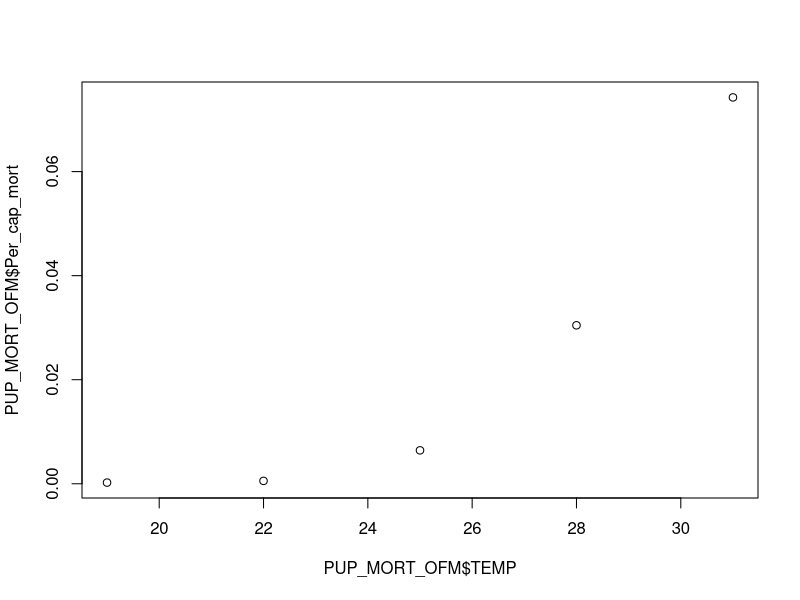

Write the R code that produced this figure. (Note: this script raises an error after producing the figure.)
######################################################
###THIS IS FOR FITTING THE MORTALITY DATA AND ########
###GETTING THE MORTALITY PARAMETERS###################
######################################################

#############################################################################
####This is the code for calculating the mortality rate of the codling moth##
###We use nls to estimate the parameters                                   ## 
#############################################################################
#######################################################################
##Here I use the Wang function for all life stages for mortality rates#
#######################################################################

##############
###PACKAGES###
##############
library(ggplot2)
library(minpack.lm)
###nls is part of the stats package which should already be loaded?
##################
##################

##############################
###This is the data for it####
###############################
MORT_CM_2 <- read.csv("MORT_CM_2.csv")

##############################################
###The temperature range we are interested in#
##############################################
TT = seq(-35,35,length = 1000)

#########################
###EGG MORTALITY RATE####
#########################

###GOOD DATA SO WILL USE THIS TO FIX.

EGG_MORT <- subset(MORT_CM_2, MORT_CM_2$Stage == 'Egg')
#############
###THE NLS###
#############
WANG_EGG <- nls(Per_cap_mort~ 1 -(1/(exp((1+exp(-(TEMP-TEMPO)/B))*
                (1+exp(-(TEMPO-TEMP)/B))*H))),
                start = list( B =4, H = 0.0011,TEMPO= 15),
                 data = EGG_MORT)

#MORT_E_A (B) =2.063e+00, 
#MORT_E_B (H) =1.306e-04 
#T_E_OPT ((TEMPO) =1.357e+01 \


NEWTEMP_EGGMORT<-data.frame(Temperature= seq(-35,35, length=1000),
                    Mort_egg=predict(WANG_EGG, newdata =
                    data.frame(TEMP = seq(-35,35,length=1000))))

###THIS MAKES THE PLOT ABOUT THE MORTALITY RATE
WANG_EGG_GG<-ggplot(NEWTEMP_EGGMORT, aes(x=Temperature,
                                         y= Mort_egg))+
        geom_line(size = 1.1,alpha = 0.5,color='blue')+
        geom_point(data = EGG_MORT, aes( x= TEMP, y= Per_cap_mort),size = 1.5)+
        theme_classic()+
        ggtitle("Egg")
        
#####################################################################################
######################################################################################

########################################
###LARVAL MORTALITY RATE################
########################################

LARV_MORT <-  subset(MORT_CM_2, MORT_CM_2$Stage == 'Larvae')


###I used maximum likelihood to fit the mortality rate of the first two parameters
###B and H while I fix optimum temperature to about 16.24 (This is from a 
###previous fit)

###From the maximum likelihood fit- I got
###

MORT_L_A=  5.0000000000 
MORT_L_B= 0.0004022344
T_L_OPT= 16.24



NEWTEMP_LARVMORT <- data.frame(Temperature=TT,
                               Mort_larv=1 -
                                 (1/(exp((1+exp(-(TT-T_L_OPT)/MORT_L_A))*
                                  (1+exp(-(T_L_OPT-TT)/MORT_L_A))*MORT_L_B))))

WANG_LARV_GG <- ggplot(NEWTEMP_LARVMORT, aes(x = Temperature, y= Mort_larv))+
  geom_line(size = 1.1,alpha = 0.5,color='blue')+
  geom_point(data = LARV_MORT, aes( x= TEMP, y= Per_cap_mort),size = 1.5)+
  theme_classic()+
  ggtitle("Larvae")


#############################
###PUPAL STAGE MORTALITY ####
#############################

PUP_MORT <- subset(MORT_CM_2, MORT_CM_2$Stage == 'Pupae')

################
###VERY MESSY###
################

##########################################################
##########################################################
######ORIENTAL FRUIT MOTH HAD CLEANER DATA AND VERY ######
######CLOSELY RELATED TO THE CODLING MOTH#################
#########################################################
##########################################################

PUP_MORT_OFM <- subset(MORT_CM_2, MORT_CM_2$Stage == 'OFMP')

plot(PUP_MORT_OFM$TEMP, PUP_MORT_OFM$Per_cap_mort)

PUP_MORT = nlsLM(Per_cap_mort~ 1 - (1/(exp((1+exp(-(TEMP-TEMPO)/B))*
                     (1+exp(-(TEMPO- TEMP)/B))*H))),
      start = list(B =2, H =1e-04,TEMPO=17),
      data = PUP_MORT_OFM)

WANG_PUP_NEW<- data.frame(Temperature= TT,
             Mort_pup= predict(PUP_MORT ,list(TEMP= TT)))

WANG_PUP_GG <- ggplot(WANG_PUP_NEW, aes(x = Temperature, y= Mort_pup))+
  geom_line(size = 1.1,alpha = 0.5,color='blue')+
  geom_point(data = PUP_MORT_OFM, aes( x=TEMP, y= Per_cap_mort),size = 1.5)+
  theme_classic()+
  ggtitle("Pupae")


######################################
###DIAPAUSING LARVAE MORTALITY RATE###
######################################

###removing the sixth entry to make my fitting work- nls being picky!
DL_MORT <- subset(MORT_CM_2, 
                   MORT_CM_2$Stage == 'Diapausing_Larv')[-6,]

DIA_MORT <- 
  nls(Per_cap_mort~1 - (1/(exp((1+exp(-(TEMP-TEMPO)/B))*
                       (1+exp(-(TEMPO- TEMP)/B))*H))),
                      start = list(B =5.5, H= 4e-04,TEMPO= 0.36),
                       data = DL_MORT, algorithm = 'port',
                        control= list(maxiter = 1000,warnOnly=TRUE
                      ))

WANG_DIA_NEW<- data.frame(Temperature= TT,
                          Mort_dia= predict(DIA_MORT ,list(TEMP= TT)))



WANG_DIA_GG <- ggplot(WANG_DIA_NEW, aes(x = Temperature, y= Mort_dia))+
  geom_line(size = 1.1,alpha = 0.5,color='blue')+
  geom_point(data = DL_MORT, aes( x=TEMP, y= Per_cap_mort),size = 1.5)+
  theme_classic()+ylim(0,1)+
  ggtitle("Diapausing Larvae")

##########################
###ADULT MORTALITY RATE###
###########################
#################################################################
###I'm assuming not a lot of adults die like pupae- except i ####
###increased otpimum temperature for survivorship for adult######
#################################################################

MORT_A_A= 2.862e+00
MORT_A_B=1.306e-04
T_A_OPT= 20




NEWTEMP_ADULTMORT <- data.frame(Temperature=TT,
                       Mort_adult=1 -
                         (1/(exp((1+exp(-(TT-T_A_OPT)/MORT_A_A))*
                                   (1+exp(-(T_A_OPT-TT)/MORT_A_A))*MORT_A_B))))

WANG_ADULT_GG <- ggplot(NEWTEMP_ADULTMORT, aes(x = Temperature, y= Mort_adult))+
  geom_line(size = 1.1,alpha = 0.5,color='blue')+
  theme_classic()+
  ggtitle("Reproductive adult")+ ylim(0,1)


(WANG_EGG_GG + WANG_LARV_GG)/
  (WANG_PUP_GG + WANG_DIA_GG)/
 ( WANG_ADULT_GG + plot_spacer())
